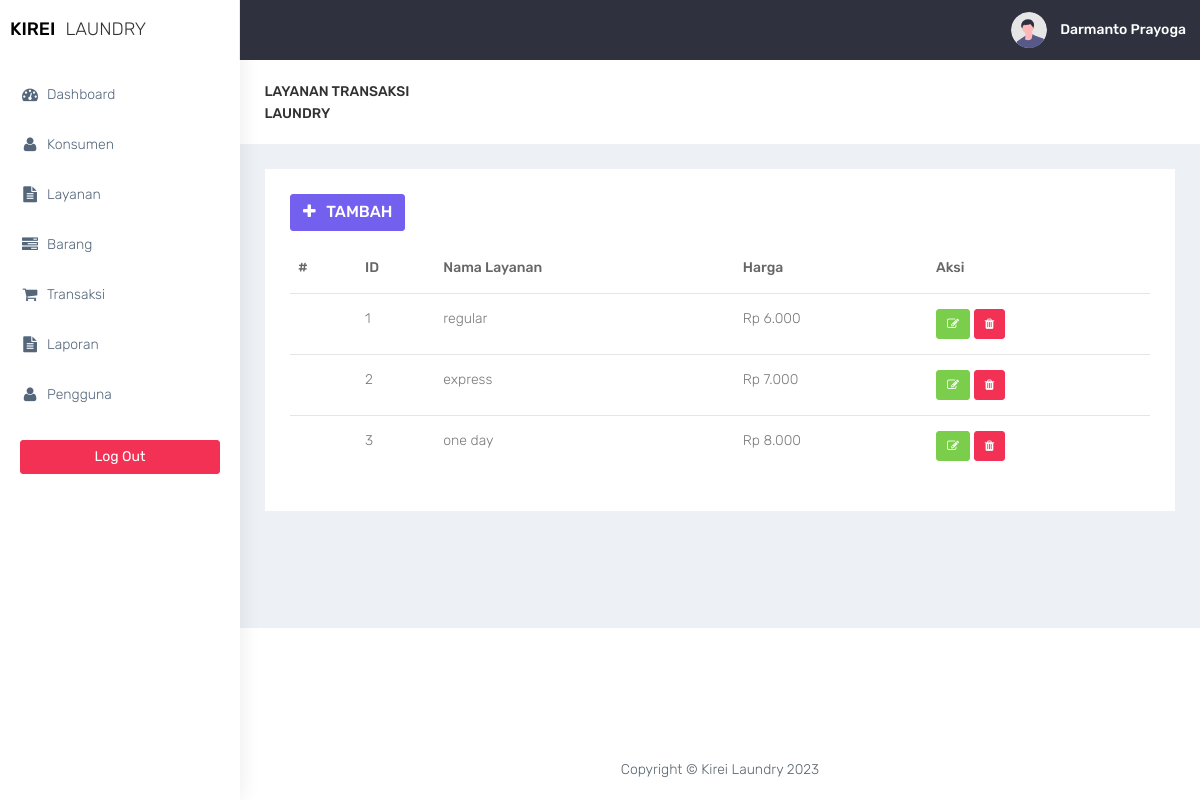
Page /layanan/layanan.php (signed in) on the committed database.
### tables this page shows
CREATE TABLE `layanan` (
  `id_layanan` int(11) NOT NULL,
  `nm_layanan` varchar(30) NOT NULL,
  `harga` int(11) NOT NULL
);

### layanan/layanan.php (the view, shortened to what this page needs)
<?php
require '../functions.php';
require '../layout/layout_header.php';
?>
<div class="container-fluid">
    <div class="row bg-title">
        <div class="col-lg-3 col-md-4 col-sm-4 col-xs-12">
            <h4 class="page-title">layanan Transaksi Laundry</h4>
        </div>
    </div>
    <div class="row">
        <div class="col-md-12 col-lg-12 col-sm-12">
            <div class="white-box">
                <div class="row">
                    <div class="col-md-6">
                        <a href="layanan-tambah.php" class="btn btn-primary box-title"><i class="fa fa-plus fa-fw"></i> Tambah</a>
                    </div>
                </div>
                <?php
                if ($conn->connect_errno == 0) {
                    $sql = "SELECT * FROM layanan";
                    $res = $conn->query($sql);
                    if ($res) {
                ?>
                        <div class="table-responsive">
                            <table class="table" id="table">
                                <thead>
                                    <tr>
                                        <th>#</th>
                                        <th>ID</th>
                                        <th>Nama Layanan</th>
                                        <th>Harga</th>
                                        <th>Aksi</th>
                                    </tr>
                                </thead>
                                <tbody>
                                    <?php
                                    $data = $res->fetch_all(MYSQLI_ASSOC);
                                    foreach ($data as $row) {
                                    ?>
                                        <tr>
                                            <td></td>
                                            <td><?= $row['id_layanan']; ?></td>
                                            <td><?= $row['nm_layanan']; ?></td>
                                            <td>Rp <?= number_format($row['harga'], 0, ',', '.'); ?></td>
                                            <td>
                                                <a href="layanan-ubah.php?id_layanan=<?php echo $row["id_layanan"]; ?>" class="btn btn-success btn-sm" title="Ubah">
                                                    <i class="fa fa-pencil-square-o"></i>
                                                </a>
                                                <a href="layanan-hapus.php?id_layanan=<?php echo $row["id_layanan"];?>"  class="btn btn-danger btn-sm delete-data">
                                                    <i class="fa fa-trash"></i>
                                                </a>
                                            </td>
                                        </tr>
                                    <?php
                                    }
                                    ?>
                                </tbody>
                            </table>
                    <?php
                    } else
                        echo "Gagal Eksekusi SQL" . (DEVELOPMENT ? " : " . $conn->error : "") . "<br>";
                } else
                    echo "Gagal koneksi" . (DEVELOPMENT ? " : " . $conn->connect_error : "") . "<br>";
                    ?>
                        </div>
            </div>
        </div>
    </div>
</div>
<?php
require '../layout/layout_footer.php';
?>

### assets/css/colors/default.css (style rules this page uses)
body { background: #fff; }

### rows in the picture
layanan: id_layanan "1", nm_layanan "regular", harga "6.000"
layanan: id_layanan "2", nm_layanan "express", harga "7.000"
layanan: id_layanan "3", nm_layanan "one day", harga "8.000"

### other values in the picture
$_SESSION['nm_pengguna'] "Darmanto Prayoga"
